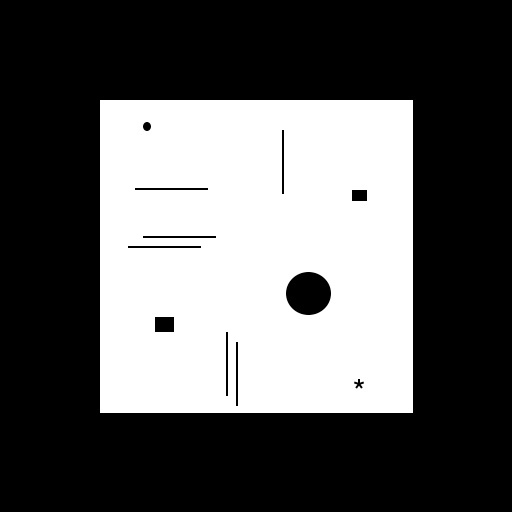
#> input picture Imagen/fig1b.jpg, 512 x 512 px, found by its file name
$ python TopHat.py
#> lines starting #> are read from the running program, lines starting #| are printed output that depends on the picture
"""
UNIVERSIDAD AUTÓNOMA DEL ESTADO DE MÉXICO
CU UAEM ZUMPANGO
UA: Tratamiento de imagenes
TEMA: Operaciones en las imagenes sin usar funciones OPENCV
Alumnos:   Antonio Alberto de la Luz Perez Rodriguez
Profesora: Mtra. Edith Cristina Herrena Luna
"""
import cv2
import numpy as np
import matplotlib.pyplot as plt


im = cv2.imread('../Imagenes/fig1b.jpg',0)
#> im is the input picture: shape (512, 512); min 0, max 255, mean 92.5
#im = cv2.imread('../Imagenes/rice.png',0)
im = cv2.bitwise_not(im)                    #Negativo
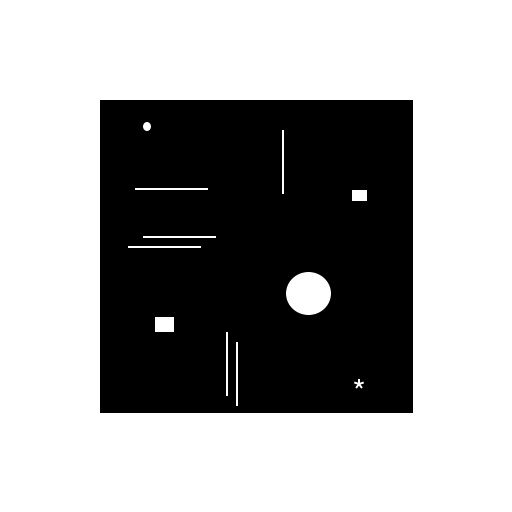
#> im: shape (512, 512); min 0, max 255, mean 162.5

ee = cv2.getStructuringElement( cv2.MORPH_RECT, (5,5) );
erosion = cv2.erode( im, ee )
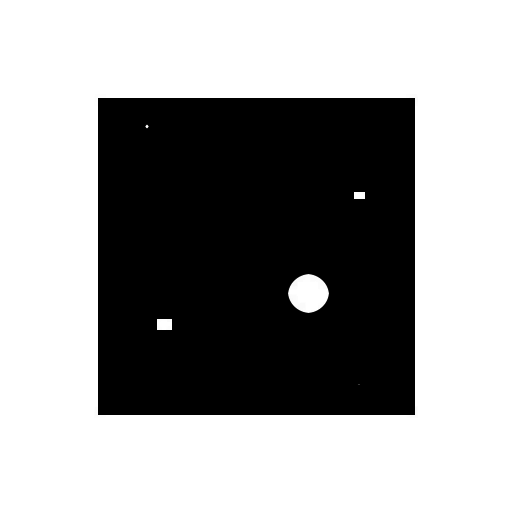
#> erosion: shape (512, 512); min 0, max 255, mean 158.6
apertura = cv2.dilate(erosion, ee)
TopHat1 = im - apertura
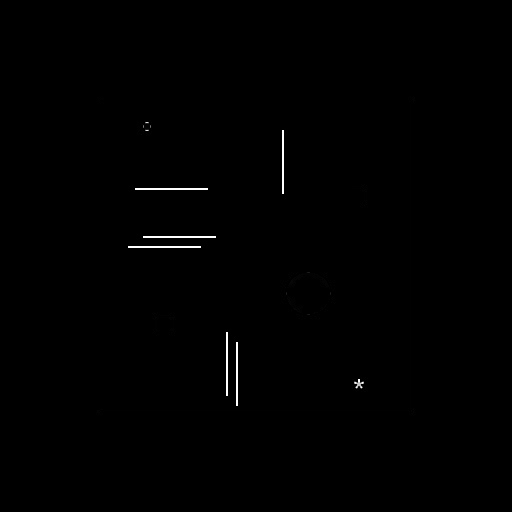
#> TopHat1: shape (512, 512); min 0, max 255, mean 0.9
cv2.imshow("Original - Erosion - Apertura - TopHat (Diferencia)", np.hstack((im, erosion, apertura, TopHat1)))
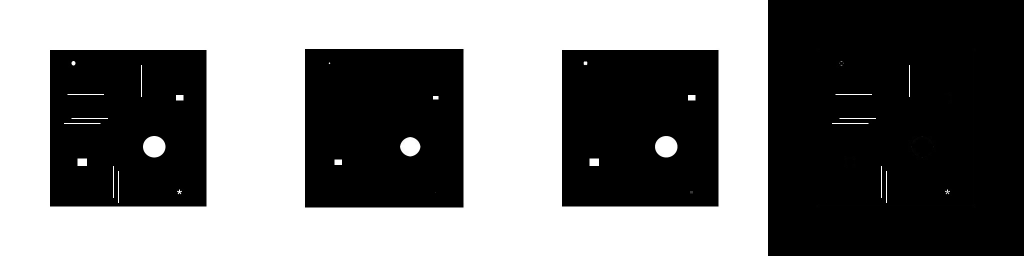
#> window 'Original - Erosion - Apertura ': shape (512, 2048) (shown at 1/2 size); min 0, max 255, mean 120.9
cv2.waitKey()

tophat2 = cv2.morphologyEx( im,cv2.MORPH_TOPHAT, ee )
#blackhat = cv2.morphologyEx(im, cv2.MORPH_BLACKHAT, ee)
cv2.imshow("Original - Top Hat1 - Top Hat  OpenCV", np.hstack((im, TopHat1, tophat2)))
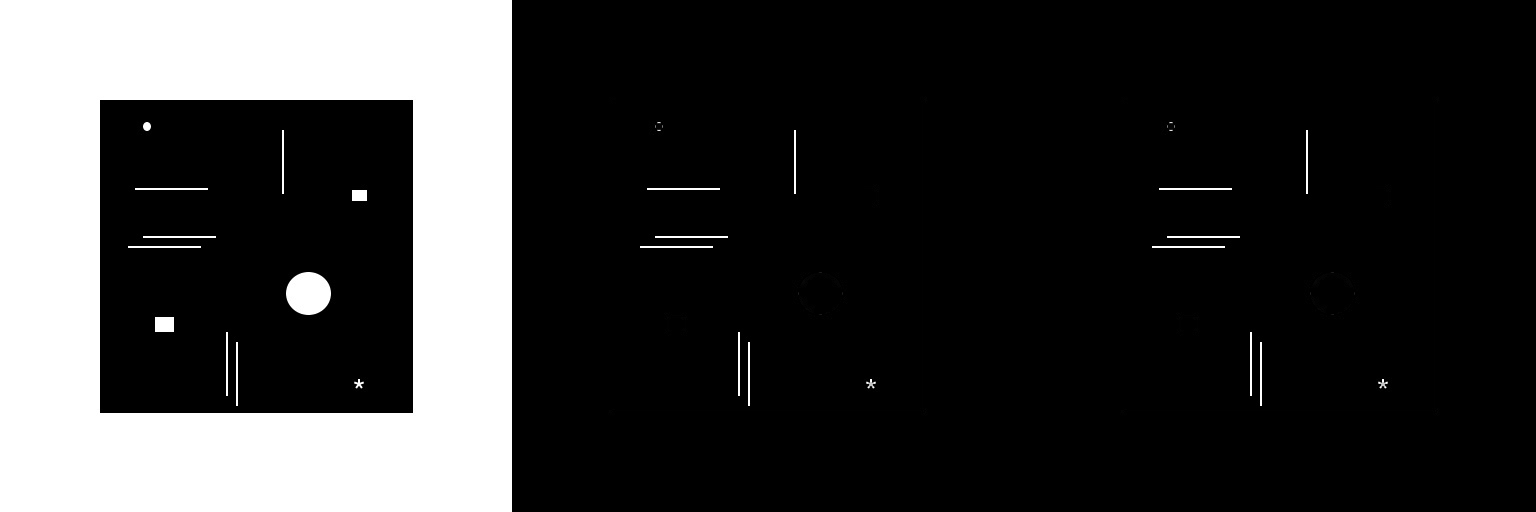
#> window 'Original - Top Hat1 - Top Hat ': shape (512, 1536); min 0, max 255, mean 54.7
cv2.waitKey()
cv2.destroyAllWindows()
